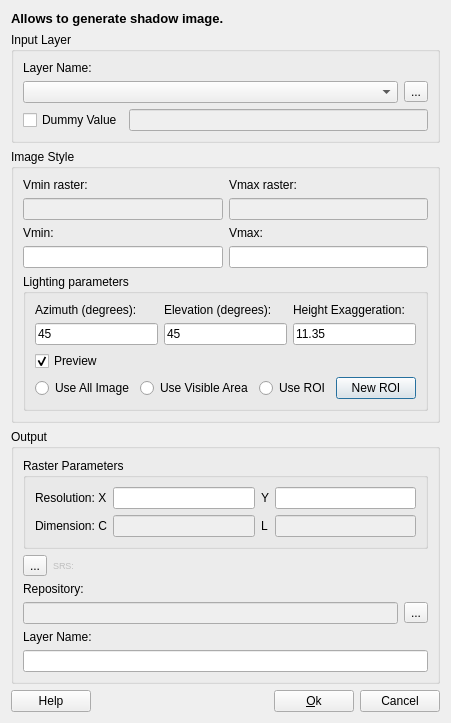
<?xml version="1.0" encoding="UTF-8"?>
<ui version="4.0">
 <class>ImageGenerationDialogForm</class>
 <widget class="QDialog" name="ImageGenerationDialogForm">
  <property name="geometry">
   <rect>
    <x>0</x>
    <y>0</y>
    <width>403</width>
    <height>669</height>
   </rect>
  </property>
  <property name="windowTitle">
   <string> Generate Shadow  Image</string>
  </property>
  <layout class="QVBoxLayout" name="verticalLayout_5">
   <item>
    <widget class="QLabel" name="m_ImageGenerationTitleLabel">
     <property name="font">
      <font>
       <pointsize>10</pointsize>
       <weight>75</weight>
       <bold>true</bold>
      </font>
     </property>
     <property name="contextMenuPolicy">
      <enum>Qt::DefaultContextMenu</enum>
     </property>
     <property name="text">
      <string>Allows to generate shadow image.</string>
     </property>
    </widget>
   </item>
   <item>
    <widget class="QGroupBox" name="m_inputGroupBox">
     <property name="title">
      <string>Input Layer</string>
     </property>
     <layout class="QVBoxLayout" name="verticalLayout">
      <item>
       <widget class="QLabel" name="m_layerLabel">
        <property name="text">
         <string>Layer Name:</string>
        </property>
       </widget>
      </item>
      <item>
       <layout class="QHBoxLayout" name="horizontalLayout_4">
        <item>
         <widget class="QComboBox" name="m_layersComboBox"/>
        </item>
        <item>
         <widget class="QToolButton" name="m_layerSearchToolButton">
          <property name="text">
           <string>...</string>
          </property>
         </widget>
        </item>
       </layout>
      </item>
      <item>
       <layout class="QHBoxLayout" name="horizontalLayout">
        <item>
         <widget class="QCheckBox" name="m_dummycheckBox">
          <property name="text">
           <string>Dummy Value</string>
          </property>
         </widget>
        </item>
        <item>
         <widget class="QLineEdit" name="m_dummylineEdit">
          <property name="enabled">
           <bool>false</bool>
          </property>
         </widget>
        </item>
       </layout>
      </item>
     </layout>
    </widget>
   </item>
   <item>
    <widget class="QGroupBox" name="groupBox">
     <property name="title">
      <string>Image Style</string>
     </property>
     <layout class="QVBoxLayout" name="verticalLayout_4">
      <item>
       <layout class="QGridLayout" name="gridLayout_6">
        <item row="0" column="0">
         <widget class="QLabel" name="m_vminRasterTextLabel">
          <property name="text">
           <string>Vmin raster:</string>
          </property>
         </widget>
        </item>
        <item row="0" column="1">
         <widget class="QLabel" name="m_vmaxRasterTextLabel">
          <property name="text">
           <string>Vmax raster:</string>
          </property>
         </widget>
        </item>
        <item row="1" column="0">
         <widget class="QLineEdit" name="m_vminRasterLineEdit">
          <property name="enabled">
           <bool>false</bool>
          </property>
         </widget>
        </item>
        <item row="1" column="1">
         <widget class="QLineEdit" name="m_vmaxRasterLineEdit">
          <property name="enabled">
           <bool>false</bool>
          </property>
         </widget>
        </item>
        <item row="2" column="0">
         <widget class="QLabel" name="m_vminTextLabel">
          <property name="text">
           <string>Vmin:</string>
          </property>
         </widget>
        </item>
        <item row="2" column="1">
         <widget class="QLabel" name="m_vmaxTextLabel">
          <property name="text">
           <string>Vmax:</string>
          </property>
         </widget>
        </item>
        <item row="3" column="0">
         <widget class="QLineEdit" name="m_vminLineEdit"/>
        </item>
        <item row="3" column="1">
         <widget class="QLineEdit" name="m_vmaxLineEdit"/>
        </item>
       </layout>
      </item>
      <item>
       <widget class="QGroupBox" name="groupBox_2">
        <property name="title">
         <string>Lighting parameters</string>
        </property>
        <layout class="QVBoxLayout" name="verticalLayout_3">
         <item>
          <layout class="QGridLayout" name="gridLayout_2">
           <item row="0" column="0">
            <widget class="QLabel" name="label">
             <property name="text">
              <string>Azimuth (degrees):</string>
             </property>
            </widget>
           </item>
           <item row="0" column="1">
            <widget class="QLabel" name="label_3">
             <property name="text">
              <string>Elevation (degrees):</string>
             </property>
            </widget>
           </item>
           <item row="0" column="2">
            <widget class="QLabel" name="label_2">
             <property name="text">
              <string>Height Exaggeration:</string>
             </property>
            </widget>
           </item>
           <item row="1" column="0">
            <widget class="QLineEdit" name="m_azimuthLineEdit">
             <property name="text">
              <string>45</string>
             </property>
            </widget>
           </item>
           <item row="1" column="1">
            <widget class="QLineEdit" name="m_elevationLineEdit">
             <property name="text">
              <string>45</string>
             </property>
            </widget>
           </item>
           <item row="1" column="2">
            <widget class="QLineEdit" name="m_reliefLineEdit">
             <property name="text">
              <string>11.35</string>
             </property>
            </widget>
           </item>
          </layout>
         </item>
         <item>
          <widget class="QCheckBox" name="m_previewCheckBox">
           <property name="text">
            <string>Preview</string>
           </property>
           <property name="checked">
            <bool>true</bool>
           </property>
          </widget>
         </item>
         <item>
          <layout class="QHBoxLayout" name="horizontalLayout_3">
           <item>
            <widget class="QRadioButton" name="m_allImageRadioButton">
             <property name="text">
              <string>Use All Image</string>
             </property>
            </widget>
           </item>
           <item>
            <widget class="QRadioButton" name="m_visibleAreaRadioButton">
             <property name="text">
              <string>Use Visible Area</string>
             </property>
             <property name="checkable">
              <bool>true</bool>
             </property>
             <property name="checked">
              <bool>false</bool>
             </property>
            </widget>
           </item>
           <item>
            <widget class="QRadioButton" name="m_roiRadioButton">
             <property name="text">
              <string>Use ROI</string>
             </property>
            </widget>
           </item>
           <item>
            <widget class="QPushButton" name="m_newROIPushButton">
             <property name="enabled">
              <bool>true</bool>
             </property>
             <property name="text">
              <string>New ROI</string>
             </property>
             <property name="checkable">
              <bool>true</bool>
             </property>
            </widget>
           </item>
          </layout>
         </item>
        </layout>
        <zorder>label_2</zorder>
        <zorder>label_3</zorder>
        <zorder>m_elevationLineEdit</zorder>
        <zorder>m_reliefLineEdit</zorder>
        <zorder>label</zorder>
        <zorder>m_azimuthLineEdit</zorder>
        <zorder>m_previewCheckBox</zorder>
        <zorder>m_allImageRadioButton</zorder>
        <zorder>m_roiRadioButton</zorder>
        <zorder>m_newROIPushButton</zorder>
        <zorder>m_visibleAreaRadioButton</zorder>
       </widget>
      </item>
     </layout>
    </widget>
   </item>
   <item>
    <widget class="QGroupBox" name="m_outputGroupBox">
     <property name="sizePolicy">
      <sizepolicy hsizetype="Preferred" vsizetype="Preferred">
       <horstretch>0</horstretch>
       <verstretch>0</verstretch>
      </sizepolicy>
     </property>
     <property name="title">
      <string>Output</string>
     </property>
     <layout class="QVBoxLayout" name="verticalLayout_2">
      <item>
       <widget class="QGroupBox" name="m_rasterGroupBox">
        <property name="title">
         <string>Raster Parameters</string>
        </property>
        <layout class="QGridLayout" name="gridLayout">
         <item row="0" column="0">
          <widget class="QLabel" name="m_resXLabel">
           <property name="toolTipDuration">
            <number>-1</number>
           </property>
           <property name="text">
            <string>Resolution: X</string>
           </property>
          </widget>
         </item>
         <item row="0" column="1">
          <widget class="QLineEdit" name="m_resXLineEdit"/>
         </item>
         <item row="0" column="2">
          <widget class="QLabel" name="m_resYLabel">
           <property name="text">
            <string>Y</string>
           </property>
          </widget>
         </item>
         <item row="0" column="3">
          <widget class="QLineEdit" name="m_resYLineEdit"/>
         </item>
         <item row="1" column="0">
          <widget class="QLabel" name="m_dimCLabel">
           <property name="text">
            <string>Dimension: C</string>
           </property>
          </widget>
         </item>
         <item row="1" column="1">
          <widget class="QLineEdit" name="m_dimCLineEdit">
           <property name="enabled">
            <bool>false</bool>
           </property>
          </widget>
         </item>
         <item row="1" column="2">
          <widget class="QLabel" name="m_dimLLabel">
           <property name="text">
            <string>L</string>
           </property>
          </widget>
         </item>
         <item row="1" column="3">
          <widget class="QLineEdit" name="m_dimLLineEdit">
           <property name="enabled">
            <bool>false</bool>
           </property>
          </widget>
         </item>
        </layout>
       </widget>
      </item>
      <item>
       <layout class="QHBoxLayout" name="horizontalLayout_6">
        <item>
         <widget class="QToolButton" name="m_srsToolButton">
          <property name="text">
           <string>...</string>
          </property>
         </widget>
        </item>
        <item>
         <widget class="QLabel" name="label_17">
          <property name="enabled">
           <bool>false</bool>
          </property>
          <property name="sizePolicy">
           <sizepolicy hsizetype="Preferred" vsizetype="Fixed">
            <horstretch>0</horstretch>
            <verstretch>0</verstretch>
           </sizepolicy>
          </property>
          <property name="maximumSize">
           <size>
            <width>16777215</width>
            <height>16777215</height>
           </size>
          </property>
          <property name="font">
           <font>
            <pointsize>7</pointsize>
           </font>
          </property>
          <property name="text">
           <string>SRS:</string>
          </property>
         </widget>
        </item>
        <item>
         <widget class="QLabel" name="m_resSRIDLabel">
          <property name="enabled">
           <bool>false</bool>
          </property>
          <property name="sizePolicy">
           <sizepolicy hsizetype="MinimumExpanding" vsizetype="Fixed">
            <horstretch>0</horstretch>
            <verstretch>0</verstretch>
           </sizepolicy>
          </property>
          <property name="maximumSize">
           <size>
            <width>16777215</width>
            <height>16777215</height>
           </size>
          </property>
          <property name="font">
           <font>
            <pointsize>7</pointsize>
           </font>
          </property>
          <property name="text">
           <string/>
          </property>
         </widget>
        </item>
       </layout>
      </item>
      <item>
       <widget class="QLabel" name="m_repositoryLabel">
        <property name="text">
         <string>Repository:</string>
        </property>
       </widget>
      </item>
      <item>
       <layout class="QHBoxLayout" name="horizontalLayout_2">
        <item>
         <widget class="QLineEdit" name="m_repositoryLineEdit">
          <property name="enabled">
           <bool>false</bool>
          </property>
         </widget>
        </item>
        <item>
         <widget class="QToolButton" name="m_targetFileToolButton">
          <property name="minimumSize">
           <size>
            <width>0</width>
            <height>0</height>
           </size>
          </property>
          <property name="text">
           <string>...</string>
          </property>
         </widget>
        </item>
       </layout>
      </item>
      <item>
       <widget class="QLabel" name="m_layerNameLabel">
        <property name="text">
         <string>Layer Name:</string>
        </property>
       </widget>
      </item>
      <item>
       <widget class="QLineEdit" name="m_newLayerNameLineEdit"/>
      </item>
     </layout>
    </widget>
   </item>
   <item>
    <layout class="QGridLayout" name="gridLayout_4">
     <item row="0" column="1">
      <spacer name="horizontalSpace">
       <property name="orientation">
        <enum>Qt::Horizontal</enum>
       </property>
       <property name="sizeHint" stdset="0">
        <size>
         <width>40</width>
         <height>20</height>
        </size>
       </property>
      </spacer>
     </item>
     <item row="0" column="2">
      <widget class="QPushButton" name="m_OKPushButton">
       <property name="text">
        <string>&amp;Ok</string>
       </property>
      </widget>
     </item>
     <item row="0" column="0">
      <widget class="te::qt::widgets::HelpPushButton" name="m_HelpPushButton">
       <property name="text">
        <string>Help</string>
       </property>
      </widget>
     </item>
     <item row="0" column="3">
      <widget class="QPushButton" name="m_CancelPushButton">
       <property name="text">
        <string>Cancel</string>
       </property>
      </widget>
     </item>
    </layout>
   </item>
  </layout>
 </widget>
 <customwidgets>
  <customwidget>
   <class>te::qt::widgets::HelpPushButton</class>
   <extends>QPushButton</extends>
   <header>terralib/qt/widgets/help/HelpPushButton.h</header>
  </customwidget>
 </customwidgets>
 <resources/>
 <connections/>
</ui>
